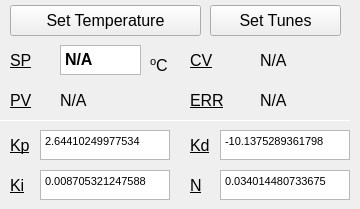
          <widget class="QWidget" name="tabHeaterPowerSimpleFeedback">
           <attribute name="title">
            <string>Feedback</string>
           </attribute>
           <widget class="QPushButton" name="pushButtonHeaterPowerSetTunesSimple">
            <property name="geometry">
             <rect>
              <x>210</x>
              <y>5</y>
              <width>131</width>
              <height>31</height>
             </rect>
            </property>
            <property name="font">
             <font>
              <pointsize>12</pointsize>
             </font>
            </property>
            <property name="text">
             <string>Set Tunes</string>
            </property>
           </widget>
           <widget class="QPushButton" name="pushButtonHeaterPowerSetTemperatureSp">
            <property name="geometry">
             <rect>
              <x>10</x>
              <y>5</y>
              <width>191</width>
              <height>31</height>
             </rect>
            </property>
            <property name="font">
             <font>
              <pointsize>12</pointsize>
             </font>
            </property>
            <property name="text">
             <string>Set Temperature</string>
            </property>
           </widget>
           <widget class="QLabel" name="labelHeaterPowerControlSpInfo">
            <property name="geometry">
             <rect>
              <x>10</x>
              <y>50</y>
              <width>31</width>
              <height>21</height>
             </rect>
            </property>
            <property name="font">
             <font>
              <pointsize>12</pointsize>
              <italic>false</italic>
              <underline>true</underline>
             </font>
            </property>
            <property name="text">
             <string>SP</string>
            </property>
           </widget>
           <widget class="QLabel" name="labelHeaterPowerControlPvInfo">
            <property name="geometry">
             <rect>
              <x>10</x>
              <y>90</y>
              <width>31</width>
              <height>21</height>
             </rect>
            </property>
            <property name="font">
             <font>
              <pointsize>12</pointsize>
              <italic>false</italic>
              <underline>true</underline>
             </font>
            </property>
            <property name="text">
             <string>PV</string>
            </property>
           </widget>
           <widget class="QLabel" name="labelHeaterPowerControlPv">
            <property name="geometry">
             <rect>
              <x>60</x>
              <y>90</y>
              <width>81</width>
              <height>21</height>
             </rect>
            </property>
            <property name="font">
             <font>
              <pointsize>12</pointsize>
              <italic>false</italic>
             </font>
            </property>
            <property name="text">
             <string>N/A</string>
            </property>
           </widget>
           <widget class="QLabel" name="labelHeaterPowerControlErrInfo">
            <property name="geometry">
             <rect>
              <x>190</x>
              <y>90</y>
              <width>51</width>
              <height>21</height>
             </rect>
            </property>
            <property name="font">
             <font>
              <pointsize>12</pointsize>
              <italic>false</italic>
              <underline>true</underline>
             </font>
            </property>
            <property name="text">
             <string>ERR</string>
            </property>
           </widget>
           <widget class="QLabel" name="labelHeaterPowerControlCvInfo">
            <property name="geometry">
             <rect>
              <x>190</x>
              <y>50</y>
              <width>31</width>
              <height>21</height>
             </rect>
            </property>
            <property name="font">
             <font>
              <pointsize>12</pointsize>
              <italic>false</italic>
              <underline>true</underline>
             </font>
            </property>
            <property name="text">
             <string>CV</string>
            </property>
           </widget>
           <widget class="QLabel" name="labelHeaterPowerControlCv">
            <property name="geometry">
             <rect>
              <x>260</x>
              <y>50</y>
              <width>81</width>
              <height>21</height>
             </rect>
            </property>
            <property name="font">
             <font>
              <pointsize>12</pointsize>
              <italic>false</italic>
             </font>
            </property>
            <property name="text">
             <string>N/A</string>
            </property>
           </widget>
           <widget class="QLabel" name="labelHeaterPowerControlErr">
            <property name="geometry">
             <rect>
              <x>260</x>
              <y>90</y>
              <width>91</width>
              <height>21</height>
             </rect>
            </property>
            <property name="font">
             <font>
              <pointsize>12</pointsize>
              <italic>false</italic>
             </font>
            </property>
            <property name="text">
             <string>N/A</string>
            </property>
           </widget>
           <widget class="QTextEdit" name="textEditHeaterPowerControlSp">
            <property name="geometry">
             <rect>
              <x>60</x>
              <y>45</y>
              <width>81</width>
              <height>30</height>
             </rect>
            </property>
            <property name="font">
             <font>
              <pointsize>12</pointsize>
             </font>
            </property>
            <property name="layoutDirection">
             <enum>Qt::LeftToRight</enum>
            </property>
            <property name="html">
             <string>&lt;!DOCTYPE HTML PUBLIC &quot;-//W3C//DTD HTML 4.0//EN&quot; &quot;http://www.w3.org/TR/REC-html40/strict.dtd&quot;&gt;
&lt;html&gt;&lt;head&gt;&lt;meta name=&quot;qrichtext&quot; content=&quot;1&quot; /&gt;&lt;style type=&quot;text/css&quot;&gt;
p, li { white-space: pre-wrap; }
&lt;/style&gt;&lt;/head&gt;&lt;body style=&quot; font-family:'Arial'; font-size:12pt; font-weight:600; font-style:normal;&quot;&gt;
&lt;p style=&quot; margin-top:0px; margin-bottom:0px; margin-left:0px; margin-right:0px; -qt-block-indent:0; text-indent:0px;&quot;&gt;N/A&lt;/p&gt;&lt;/body&gt;&lt;/html&gt;</string>
            </property>
           </widget>
           <widget class="QLabel" name="labelHeaterPowerCelsius">
            <property name="geometry">
             <rect>
              <x>150</x>
              <y>55</y>
              <width>21</width>
              <height>21</height>
             </rect>
            </property>
            <property name="font">
             <font>
              <pointsize>12</pointsize>
              <italic>false</italic>
             </font>
            </property>
            <property name="text">
             <string>&lt;html&gt;&lt;head/&gt;&lt;body&gt;&lt;p&gt;&lt;span style=&quot; vertical-align:super;&quot;&gt;o&lt;/span&gt;C&lt;/p&gt;&lt;/body&gt;&lt;/html&gt;</string>
            </property>
           </widget>
           <widget class="QTextEdit" name="textEditHeaterPowerControlKp">
            <property name="geometry">
             <rect>
              <x>40</x>
              <y>130</y>
              <width>130</width>
              <height>30</height>
             </rect>
            </property>
            <property name="font">
             <font>
              <pointsize>8</pointsize>
              <weight>50</weight>
              <bold>false</bold>
             </font>
            </property>
            <property name="layoutDirection">
             <enum>Qt::LeftToRight</enum>
            </property>
            <property name="html">
             <string>&lt;!DOCTYPE HTML PUBLIC &quot;-//W3C//DTD HTML 4.0//EN&quot; &quot;http://www.w3.org/TR/REC-html40/strict.dtd&quot;&gt;
&lt;html&gt;&lt;head&gt;&lt;meta name=&quot;qrichtext&quot; content=&quot;1&quot; /&gt;&lt;style type=&quot;text/css&quot;&gt;
p, li { white-space: pre-wrap; }
&lt;/style&gt;&lt;/head&gt;&lt;body style=&quot; font-family:'Arial'; font-size:8pt; font-weight:400; font-style:normal;&quot;&gt;
&lt;p style=&quot; margin-top:0px; margin-bottom:0px; margin-left:0px; margin-right:0px; -qt-block-indent:0; text-indent:0px;&quot;&gt;2.64410249977534&lt;/p&gt;&lt;/body&gt;&lt;/html&gt;</string>
            </property>
           </widget>
           <widget class="QLabel" name="labelHeaterPowerControlKpInfo">
            <property name="geometry">
             <rect>
              <x>10</x>
              <y>135</y>
              <width>31</width>
              <height>21</height>
             </rect>
            </property>
            <property name="font">
             <font>
              <pointsize>12</pointsize>
              <italic>false</italic>
              <underline>true</underline>
             </font>
            </property>
            <property name="text">
             <string>Kp</string>
            </property>
           </widget>
           <widget class="QLabel" name="labelHeaterPowerControlKiInfo">
            <property name="geometry">
             <rect>
              <x>10</x>
              <y>175</y>
              <width>31</width>
              <height>21</height>
             </rect>
            </property>
            <property name="font">
             <font>
              <pointsize>12</pointsize>
              <italic>false</italic>
              <underline>true</underline>
             </font>
            </property>
            <property name="text">
             <string>Ki</string>
            </property>
           </widget>
           <widget class="QTextEdit" name="textEditHeaterPowerControlKi">
            <property name="geometry">
             <rect>
              <x>40</x>
              <y>170</y>
              <width>130</width>
              <height>30</height>
             </rect>
            </property>
            <property name="font">
             <font>
              <pointsize>8</pointsize>
              <weight>50</weight>
              <bold>false</bold>
             </font>
            </property>
            <property name="layoutDirection">
             <enum>Qt::LeftToRight</enum>
            </property>
            <property name="html">
             <string>&lt;!DOCTYPE HTML PUBLIC &quot;-//W3C//DTD HTML 4.0//EN&quot; &quot;http://www.w3.org/TR/REC-html40/strict.dtd&quot;&gt;
&lt;html&gt;&lt;head&gt;&lt;meta name=&quot;qrichtext&quot; content=&quot;1&quot; /&gt;&lt;style type=&quot;text/css&quot;&gt;
p, li { white-space: pre-wrap; }
&lt;/style&gt;&lt;/head&gt;&lt;body style=&quot; font-family:'Arial'; font-size:8pt; font-weight:400; font-style:normal;&quot;&gt;
&lt;p style=&quot; margin-top:0px; margin-bottom:0px; margin-left:0px; margin-right:0px; -qt-block-indent:0; text-indent:0px;&quot;&gt;0.008705321247588&lt;/p&gt;&lt;/body&gt;&lt;/html&gt;</string>
            </property>
           </widget>
           <widget class="QLabel" name="labelHeaterPowerControlKdInfo">
            <property name="geometry">
             <rect>
              <x>190</x>
              <y>135</y>
              <width>31</width>
              <height>21</height>
             </rect>
            </property>
            <property name="font">
             <font>
              <pointsize>12</pointsize>
              <italic>false</italic>
              <underline>true</underline>
             </font>
            </property>
            <property name="text">
             <string>Kd</string>
            </property>
           </widget>
           <widget class="QLabel" name="labelHeaterPowerControlNInfo">
            <property name="geometry">
             <rect>
              <x>190</x>
              <y>175</y>
              <width>31</width>
              <height>21</height>
             </rect>
            </property>
            <property name="font">
             <font>
              <pointsize>12</pointsize>
              <italic>false</italic>
              <underline>true</underline>
             </font>
            </property>
            <property name="text">
             <string>N</string>
            </property>
           </widget>
           <widget class="QTextEdit" name="textEditHeaterPowerControlKd">
            <property name="geometry">
             <rect>
              <x>220</x>
              <y>130</y>
              <width>130</width>
              <height>30</height>
             </rect>
            </property>
            <property name="font">
             <font>
              <pointsize>8</pointsize>
              <weight>50</weight>
              <bold>false</bold>
             </font>
            </property>
            <property name="layoutDirection">
             <enum>Qt::LeftToRight</enum>
            </property>
            <property name="html">
             <string>&lt;!DOCTYPE HTML PUBLIC &quot;-//W3C//DTD HTML 4.0//EN&quot; &quot;http://www.w3.org/TR/REC-html40/strict.dtd&quot;&gt;
&lt;html&gt;&lt;head&gt;&lt;meta name=&quot;qrichtext&quot; content=&quot;1&quot; /&gt;&lt;style type=&quot;text/css&quot;&gt;
p, li { white-space: pre-wrap; }
&lt;/style&gt;&lt;/head&gt;&lt;body style=&quot; font-family:'Arial'; font-size:8pt; font-weight:400; font-style:normal;&quot;&gt;
&lt;p style=&quot; margin-top:0px; margin-bottom:0px; margin-left:0px; margin-right:0px; -qt-block-indent:0; text-indent:0px;&quot;&gt;-10.1375289361798&lt;/p&gt;&lt;/body&gt;&lt;/html&gt;</string>
            </property>
           </widget>
           <widget class="QTextEdit" name="textEditHeaterPowerControlN">
            <property name="geometry">
             <rect>
              <x>220</x>
              <y>170</y>
              <width>130</width>
              <height>30</height>
             </rect>
            </property>
            <property name="font">
             <font>
              <pointsize>8</pointsize>
              <weight>50</weight>
              <bold>false</bold>
             </font>
            </property>
            <property name="layoutDirection">
             <enum>Qt::LeftToRight</enum>
            </property>
            <property name="html">
             <string>&lt;!DOCTYPE HTML PUBLIC &quot;-//W3C//DTD HTML 4.0//EN&quot; &quot;http://www.w3.org/TR/REC-html40/strict.dtd&quot;&gt;
&lt;html&gt;&lt;head&gt;&lt;meta name=&quot;qrichtext&quot; content=&quot;1&quot; /&gt;&lt;style type=&quot;text/css&quot;&gt;
p, li { white-space: pre-wrap; }
&lt;/style&gt;&lt;/head&gt;&lt;body style=&quot; font-family:'Arial'; font-size:8pt; font-weight:400; font-style:normal;&quot;&gt;
&lt;p style=&quot; margin-top:0px; margin-bottom:0px; margin-left:0px; margin-right:0px; -qt-block-indent:0; text-indent:0px;&quot;&gt;0.034014480733675&lt;/p&gt;&lt;/body&gt;&lt;/html&gt;</string>
            </property>
           </widget>
           <widget class="Line" name="line_25">
            <property name="geometry">
             <rect>
              <x>0</x>
              <y>120</y>
              <width>351</width>
              <height>1</height>
             </rect>
            </property>
            <property name="orientation">
             <enum>Qt::Horizontal</enum>
            </property>
           </widget>
          </widget>
